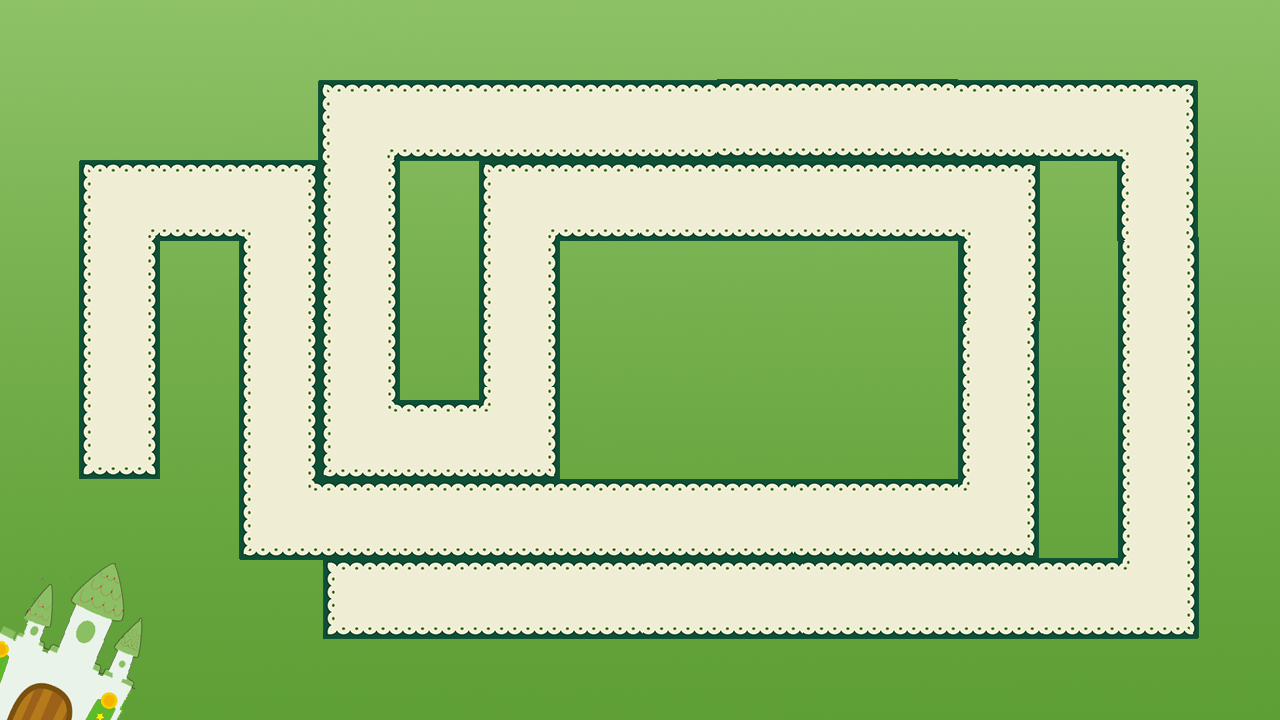

Below is a game level as drawn by its tile map, then a one-line description and the .tmx that defines it (tile-layer data replaced by summaries):
An orthogonal 16x9 tile map with 80x80 px tiles, 1 tile layer (块层 1) and 48 objects (enemy, baby, assistant).

<map version="1.0" orientation="orthogonal" width="16" height="9" tilewidth="80" tileheight="80">
 <tileset firstgid="1" name="4" tilewidth="80" tileheight="80">
  <image source="4.png" width="1280" height="720" />
 </tileset>
 <layer name="块层 1" width="16" height="9">
  <data>[144 cells, 144 non-empty, 144 distinct tile ids]</data>
 </layer>
 <objectgroup name="people" width="16" height="9">
  <object name="enemy" x="80" y="400" width="80" height="80" />
  <object name="baby" x="240" y="560" width="80" height="80" />
  <object name="assistant" x="321" y="584" width="31" height="28" />
 </objectgroup>
 <objectgroup name="barrier" width="16" height="9">
  <object x="80" y="160" height="320" />
  <object x="80" y="480" width="80" />
  <object x="160" y="240" height="240" />
  <object x="160" y="240" width="80" />
  <object x="240" y="240" height="320" />
  <object x="240" y="560" width="880" />
  <object x="80" y="160" width="240" />
  <object x="320" y="80" height="400" />
  <object x="320" y="80" width="880" />
  <object x="400" y="160" height="240" />
  <object x="400" y="400" width="80" />
  <object x="480" y="160" height="240" />
  <object x="400" y="160" width="720" />
  <object x="320" y="480" width="640" />
  <object x="560" y="240" height="240" />
  <object x="560" y="240" width="400" />
  <object x="960" y="240" height="240" />
  <object x="1040" y="160" height="400" />
  <object x="1120" y="160" height="400" />
  <object x="1200" y="80" height="560" />
  <object x="240" y="640" width="960" />
 </objectgroup>
 <objectgroup name="road" width="16" height="9">
  <object x="84" y="204" width="72" height="272">
   <properties>
    <property name="direction" value="up" />
   </properties>
  </object>
  <object x="84" y="163" width="193" height="77">
   <properties>
    <property name="direction" value="right" />
   </properties>
  </object>
  <object x="245" y="164" width="71" height="355">
   <properties>
    <property name="direction" value="down" />
   </properties>
  </object>
  <object x="244" y="481" width="755" height="75">
   <properties>
    <property name="direction" value="right" />
   </properties>
  </object>
  <object x="959" y="204" width="76" height="352">
   <properties>
    <property name="direction" value="up" />
   </properties>
  </object>
  <object x="521" y="164" width="515" height="77">
   <properties>
    <property name="direction" value="left" />
   </properties>
  </object>
  <object x="481" y="164" width="75" height="275">
   <properties>
    <property name="direction" value="down" />
   </properties>
  </object>
  <object x="357" y="403" width="200" height="73">
   <properties>
    <property name="direction" value="left" />
   </properties>
  </object>
  <object x="321" y="120" width="76" height="357">
   <properties>
    <property name="direction" value="up" />
   </properties>
  </object>
  <object x="317" y="77" width="841" height="83">
   <properties>
    <property name="direction" value="right" />
   </properties>
  </object>
  <object x="1119" y="77" width="77" height="523">
   <properties>
    <property name="direction" value="down" />
   </properties>
  </object>
  <object x="320" y="561" width="877" height="77">
   <properties>
    <property name="direction" value="left" />
   </properties>
  </object>
 </objectgroup>
 <objectgroup name="tower" width="16" height="9">
  <object x="160" y="240" width="80" height="80">
   <properties>
    <property name="type" value="4,5" />
   </properties>
  </object>
  <object x="560" y="400" width="80" height="80">
   <properties>
    <property name="type" value="4,5" />
   </properties>
  </object>
  <object x="160" y="480" width="80" height="80">
   <properties>
    <property name="type" value="4,5" />
   </properties>
  </object>
  <object x="880" y="240" width="80" height="80">
   <properties>
    <property name="type" value="4,5" />
   </properties>
  </object>
  <object x="1040" y="240" width="80" height="80">
   <properties>
    <property name="type" value="4,5" />
   </properties>
  </object>
  <object x="1040" y="480" width="80" height="80">
   <properties>
    <property name="type" value="4,5" />
   </properties>
  </object>
  <object x="400" y="160" width="80" height="80">
   <properties>
    <property name="type" value="4,5" />
   </properties>
  </object>
  <object x="400" y="320" width="80" height="80">
   <properties>
    <property name="type" value="4,5" />
   </properties>
  </object>
  <object x="880" y="400" width="80" height="80">
   <properties>
    <property name="type" value="4,5" />
   </properties>
  </object>
  <object x="800" y="400" width="80" height="80">
   <properties>
    <property name="type" value="4,5" />
   </properties>
  </object>
  <object x="160" y="320" width="80" height="80">
   <properties>
    <property name="type" value="4,5" />
   </properties>
  </object>
  <object x="720" y="240" width="80" height="80">
   <properties>
    <property name="type" value="4,5" />
   </properties>
  </object>
 </objectgroup>
</map>
